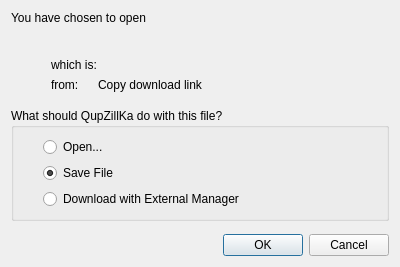
<?xml version="1.0" encoding="UTF-8"?>
<ui version="4.0">
 <class>DownloadOptionsDialog</class>
 <widget class="QDialog" name="DownloadOptionsDialog">
  <property name="minimumSize">
   <size>
    <width>400</width>
    <height>0</height>
   </size>
  </property>
  <layout class="QGridLayout" name="gridLayout_2">
   <item row="9" column="0" colspan="3">
    <widget class="QDialogButtonBox" name="buttonBox">
     <property name="orientation">
      <enum>Qt::Horizontal</enum>
     </property>
     <property name="standardButtons">
      <set>QDialogButtonBox::Cancel|QDialogButtonBox::Ok</set>
     </property>
    </widget>
   </item>
   <item row="7" column="0" colspan="3">
    <widget class="QGroupBox" name="groupBox">
     <property name="title">
      <string>What should QupZillKa do with this file?</string>
     </property>
     <layout class="QGridLayout" name="gridLayout">
      <item row="0" column="0">
       <spacer name="horizontalSpacer">
        <property name="orientation">
         <enum>Qt::Horizontal</enum>
        </property>
        <property name="sizeType">
         <enum>QSizePolicy::Fixed</enum>
        </property>
        <property name="sizeHint" stdset="0">
         <size>
          <width>20</width>
          <height>20</height>
         </size>
        </property>
       </spacer>
      </item>
      <item row="0" column="1">
       <widget class="QRadioButton" name="radioOpen">
        <property name="text">
         <string>Open...</string>
        </property>
       </widget>
      </item>
      <item row="1" column="1">
       <widget class="QRadioButton" name="radioSave">
        <property name="text">
         <string>Save File</string>
        </property>
        <property name="checked">
         <bool>true</bool>
        </property>
       </widget>
      </item>
      <item row="2" column="1">
       <widget class="QRadioButton" name="radioExternal">
        <property name="text">
         <string>Download with External Manager</string>
        </property>
       </widget>
      </item>
     </layout>
    </widget>
   </item>
   <item row="3" column="0" colspan="3">
    <layout class="QVBoxLayout" name="verticalLayout">
     <property name="spacing">
      <number>0</number>
     </property>
     <item>
      <layout class="QHBoxLayout" name="horizontalLayout_3">
       <property name="spacing">
        <number>7</number>
       </property>
       <item>
        <spacer name="horizontalSpacer_4">
         <property name="orientation">
          <enum>Qt::Horizontal</enum>
         </property>
         <property name="sizeType">
          <enum>QSizePolicy::Fixed</enum>
         </property>
         <property name="sizeHint" stdset="0">
          <size>
           <width>8</width>
           <height>20</height>
          </size>
         </property>
        </spacer>
       </item>
       <item>
        <widget class="QLabel" name="iconLabel">
         <property name="minimumSize">
          <size>
           <width>24</width>
           <height>24</height>
          </size>
         </property>
         <property name="maximumSize">
          <size>
           <width>24</width>
           <height>24</height>
          </size>
         </property>
        </widget>
       </item>
       <item>
        <widget class="SqueezeLabelV2" name="fileName">
         <property name="text">
          <string/>
         </property>
         <property name="textInteractionFlags">
          <set>Qt::LinksAccessibleByMouse|Qt::TextSelectableByMouse</set>
         </property>
        </widget>
       </item>
      </layout>
     </item>
     <item>
      <widget class="QFrame" name="mimeFrame">
       <layout class="QHBoxLayout" name="horizontalLayout">
        <property name="leftMargin">
         <number>0</number>
        </property>
        <property name="topMargin">
         <number>0</number>
        </property>
        <property name="rightMargin">
         <number>0</number>
        </property>
        <property name="bottomMargin">
         <number>0</number>
        </property>
        <item>
         <spacer name="horizontalSpacer_2">
          <property name="orientation">
           <enum>Qt::Horizontal</enum>
          </property>
          <property name="sizeType">
           <enum>QSizePolicy::Fixed</enum>
          </property>
          <property name="sizeHint" stdset="0">
           <size>
            <width>40</width>
            <height>20</height>
           </size>
          </property>
         </spacer>
        </item>
        <item>
         <widget class="QLabel" name="label_5">
          <property name="sizePolicy">
           <sizepolicy hsizetype="Maximum" vsizetype="Preferred">
            <horstretch>0</horstretch>
            <verstretch>0</verstretch>
           </sizepolicy>
          </property>
          <property name="text">
           <string>which is:</string>
          </property>
         </widget>
        </item>
        <item>
         <widget class="QLabel" name="mimeName"/>
        </item>
       </layout>
      </widget>
     </item>
     <item>
      <widget class="QFrame" name="fromFrame">
       <layout class="QHBoxLayout" name="horizontalLayout_2">
        <property name="leftMargin">
         <number>0</number>
        </property>
        <property name="topMargin">
         <number>0</number>
        </property>
        <property name="rightMargin">
         <number>0</number>
        </property>
        <property name="bottomMargin">
         <number>0</number>
        </property>
        <item>
         <spacer name="horizontalSpacer_3">
          <property name="orientation">
           <enum>Qt::Horizontal</enum>
          </property>
          <property name="sizeType">
           <enum>QSizePolicy::Fixed</enum>
          </property>
          <property name="sizeHint" stdset="0">
           <size>
            <width>40</width>
            <height>20</height>
           </size>
          </property>
         </spacer>
        </item>
        <item>
         <widget class="QLabel" name="label_3">
          <property name="sizePolicy">
           <sizepolicy hsizetype="Maximum" vsizetype="Preferred">
            <horstretch>0</horstretch>
            <verstretch>0</verstretch>
           </sizepolicy>
          </property>
          <property name="text">
           <string>from:</string>
          </property>
         </widget>
        </item>
        <item>
         <widget class="QLabel" name="fromServer">
          <property name="sizePolicy">
           <sizepolicy hsizetype="Maximum" vsizetype="Preferred">
            <horstretch>0</horstretch>
            <verstretch>0</verstretch>
           </sizepolicy>
          </property>
          <property name="text">
           <string/>
          </property>
          <property name="textInteractionFlags">
           <set>Qt::LinksAccessibleByMouse|Qt::TextSelectableByMouse</set>
          </property>
         </widget>
        </item>
        <item>
         <widget class="ClickableLabel" name="copyDownloadLink">
          <property name="cursor">
           <cursorShape>PointingHandCursor</cursorShape>
          </property>
          <property name="text">
           <string>Copy download link</string>
          </property>
          <property name="html-link-look" stdset="0">
           <bool>true</bool>
          </property>
         </widget>
        </item>
       </layout>
      </widget>
     </item>
    </layout>
   </item>
   <item row="0" column="0" colspan="3">
    <widget class="QLabel" name="label">
     <property name="text">
      <string>You have chosen to open</string>
     </property>
    </widget>
   </item>
   <item row="8" column="0">
    <spacer name="verticalSpacer">
     <property name="orientation">
      <enum>Qt::Vertical</enum>
     </property>
    </spacer>
   </item>
   <item row="4" column="1">
    <spacer name="verticalSpacer_2">
     <property name="orientation">
      <enum>Qt::Vertical</enum>
     </property>
    </spacer>
   </item>
  </layout>
 </widget>
 <customwidgets>
  <customwidget>
   <class>SqueezeLabelV2</class>
   <extends>QLabel</extends>
   <header>squeezelabelv2.h</header>
  </customwidget>
  <customwidget>
   <class>ClickableLabel</class>
   <extends>QLabel</extends>
   <header>clickablelabel.h</header>
  </customwidget>
 </customwidgets>
 <resources/>
 <connections>
  <connection>
   <sender>buttonBox</sender>
   <signal>accepted()</signal>
   <receiver>DownloadOptionsDialog</receiver>
   <slot>accept()</slot>
   <hints>
    <hint type="sourcelabel">
     <x>248</x>
     <y>254</y>
    </hint>
    <hint type="destinationlabel">
     <x>157</x>
     <y>274</y>
    </hint>
   </hints>
  </connection>
  <connection>
   <sender>buttonBox</sender>
   <signal>rejected()</signal>
   <receiver>DownloadOptionsDialog</receiver>
   <slot>reject()</slot>
   <hints>
    <hint type="sourcelabel">
     <x>316</x>
     <y>260</y>
    </hint>
    <hint type="destinationlabel">
     <x>286</x>
     <y>274</y>
    </hint>
   </hints>
  </connection>
 </connections>
</ui>
